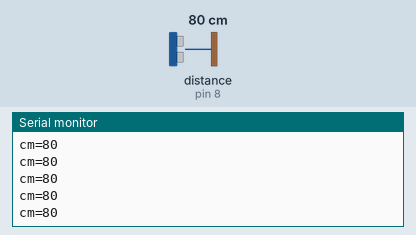
Recording of a sketch running on a simulated Arduino Uno, built with avr-gcc and run on an emulated ATmega328P. Shown: the last lines printed to the serial monitor. The test bench sets the inputs (shaded band); at power-on: distance to the obstacle (sensor on pin 8) 80 cm. The echo pulse lasts 58.3 µs per cm.

Above: at 1.2 s.
1.3 s: distance to the obstacle (sensor on pin 8) set to 2 cm
At 1.48 s:
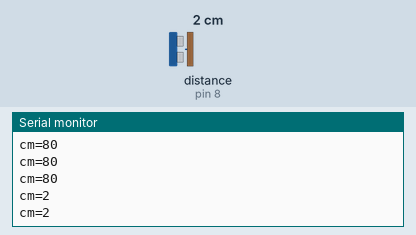
2.8 s: distance to the obstacle (sensor on pin 8) set to 4 cm
At 2.89 s:
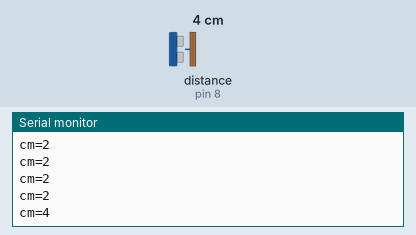
Timing chart, 0 to 5.8 s (numbered marks = the images above; inputs shaded):
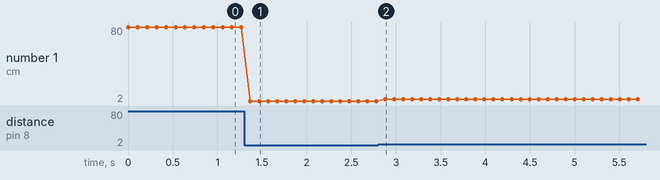

The sketch:

ultrasonic-read.ino
```cpp
void setup() { Serial.begin(9600); pinMode(7, OUTPUT); pinMode(8, INPUT); }
void loop() {
  digitalWrite(7, LOW); delayMicroseconds(2);
  digitalWrite(7, HIGH); delayMicroseconds(10);
  digitalWrite(7, LOW);
  long us = pulseIn(8, HIGH, 30000);
  Serial.print("cm="); Serial.println(us / 58);
  delay(100);
}
```

Measured:
- after the input at 1.3 s, the serial monitor: prints a new line after 0.07 s (image 1)
- after the input at 2.8 s, the serial monitor: prints a new line after 0.08 s (image 2)
- plotted number 1: 80 → 2 after the input at 1.3 s, 2 → 4 after the input at 2.8 s
